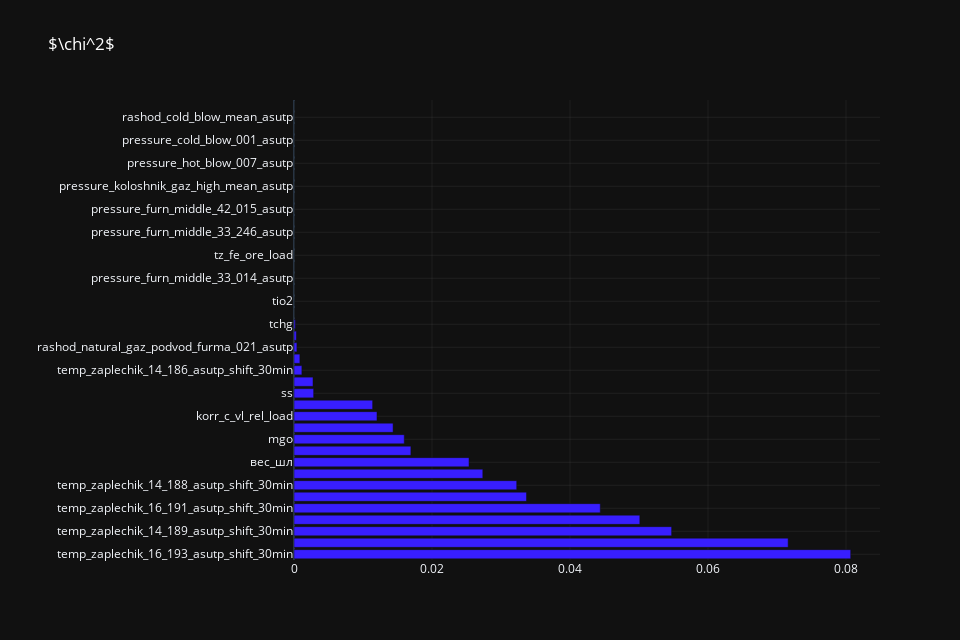

Source (notebook cell):
### Code cell
fig = go.Figure(data=[go.Bar(x=p_values_kbest.values, y=p_values_kbest.index, orientation='h', marker=dict(color=color_pairs[0][0]), name='Pvalue')])
fig.update_layout(
            title =  dict(text=f'$\chi^2$',
                                   font =dict(color = 'white')),
            height=640,
            width=960,
            xaxis_title='',
            yaxis_title='',
            template='plotly_dark'
        )
fig.update_xaxes(gridwidth=0.25, gridcolor='#4f4d4c')
fig.update_yaxes(gridwidth=0.25, gridcolor='#4f4d4c')
fig.show()

### Figure 1 — Plotly figure (JSON) as saved in the notebook; plotly's stock layout.template omitted (floating-point values rounded to 4 significant figures)
{"data": [{"marker": {"color": "#381eff"}, "name": "Pvalue", "orientation": "h", "type": "bar", "x": [0.08068, 0.07161, 0.05473, 0.05012, 0.04439, 0.03369, 0.03228, 0.02736, 0.02536, 0.01694, 0.01598, 0.01436, 0.01203, 0.0114, 0.002849, 0.002758, 0.001143, 0.0008556, 0.0004213, 0.0003381, 0.0001886, 1.458e-07, 1.839e-09, 1.202e-09, 1.781e-11, 1.018e-11, 5.187e-13, 1.177e-13, 6.491e-14, 1.941e-14, 8.798e-15, 7.771e-15, 1.507e-15, 1.443e-19, 1.385e-19, 1.202e-19, 1.118e-19, 9.516e-20, 5.109e-21, 3.871e-28], "y": ["temp_zaplechik_16_193_asutp_shift_30min", "c", "temp_zaplechik_14_189_asutp_shift_30min", "temp_zaplechik_16_192_asutp_shift_30min", "temp_zaplechik_16_191_asutp_shift_30min", "temp_hot_blow_mean_asutp", "temp_zaplechik_14_188_asutp_shift_30min", "temp_zaplechik_14_085_asutp_shift_30min", "вес_шл", "v", "mgo", "vl_load", "korr_c_vl_rel_load", "temp_zaplechik_16_190_asutp_shift_30min", "ss", "ti", "temp_zaplechik_14_186_asutp_shift_30min", "k2o", "rashod_natural_gaz_podvod_furma_021_asutp", "mno", "tchg", "fe_fakt_load", "tio2", "rashod_o2_005_asutp", "pressure_furn_middle_33_014_asutp", "dpressure_hot_blow_middle_33_asutp", "tz_fe_ore_load", "pressure_furn_middle_33_013_asutp", "pressure_furn_middle_33_246_asutp", "pressure_furn_middle_42_016_asutp", "pressure_furn_middle_42_015_asutp", "pressure_furn_middle_42_247_asutp", "pressure_koloshnik_gaz_high_mean_asutp", "rn_cycle_load", "pressure_hot_blow_007_asutp", "pressure_hot_blow_249_asutp", "pressure_cold_blow_001_asutp", "pressure_hot_blow_248_asutp", "rashod_cold_blow_mean_asutp", "si"]}], "layout": {"height": 640, "title": {"font": {"color": "white"}, "text": "$\\chi^2$"}, "width": 960, "xaxis": {"autorange": true, "gridcolor": "#4f4d4c", "gridwidth": 0.25, "range": [0, 0.08493], "title": {"text": ""}, "type": "linear"}, "yaxis": {"autorange": true, "gridcolor": "#4f4d4c", "gridwidth": 0.25, "range": [-0.5, 39.5], "title": {"text": ""}, "type": "category"}}}
